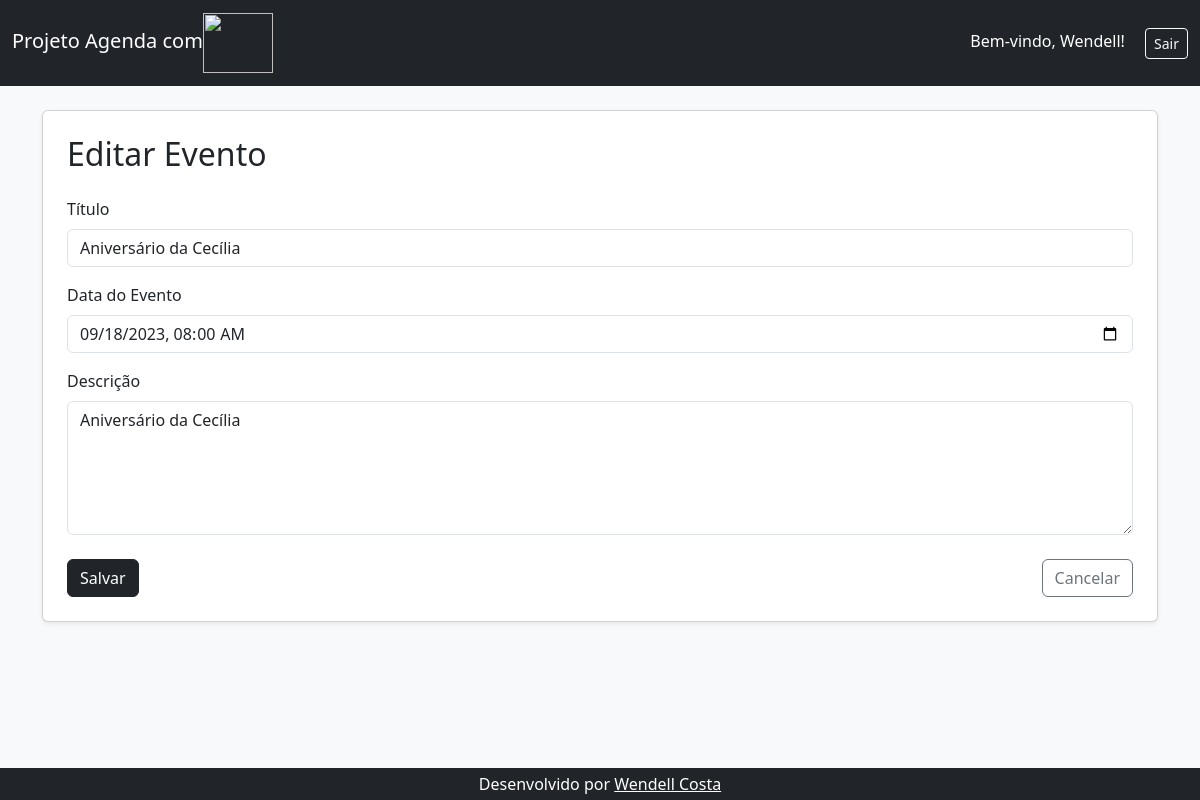
Before: /agenda/evento/?id=30 (signed in) with the older database file.
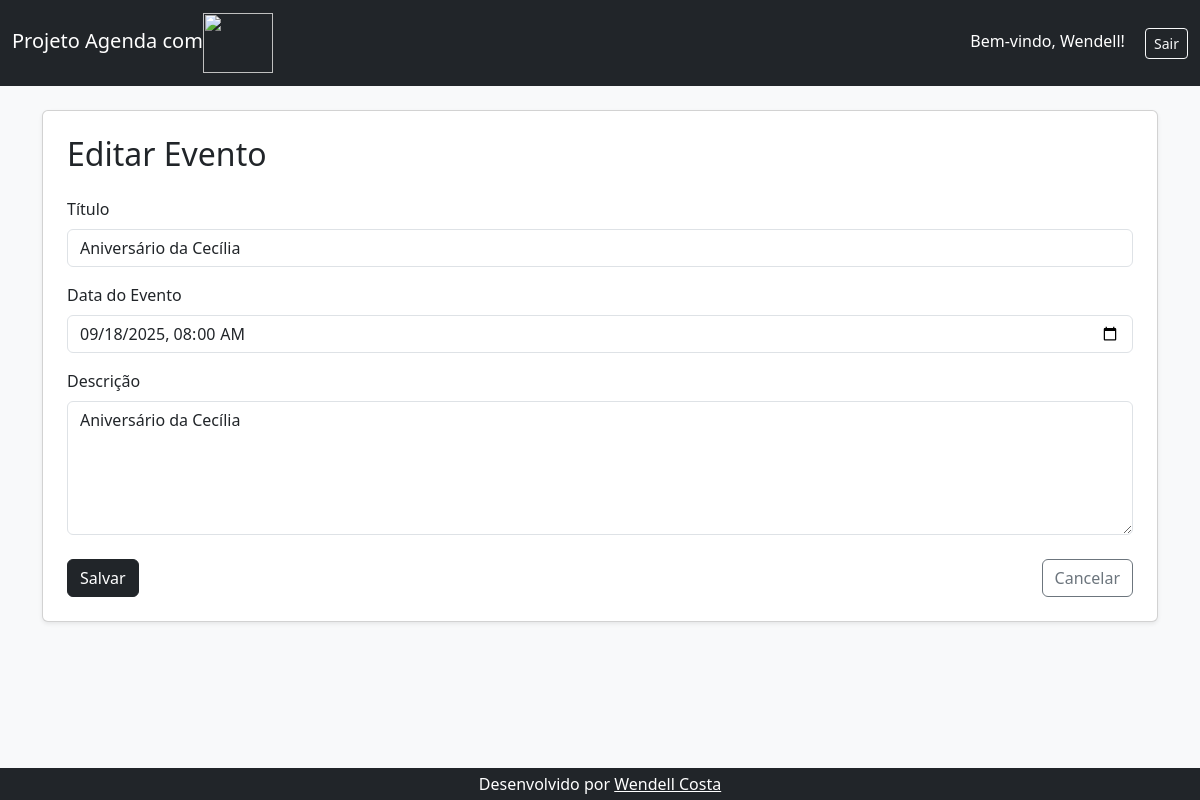
After: the same page with the newer database file.
### core/models.py (models this page shows, shortened)
class Evento(models.Model):
    titulo = models.CharField(max_length=100)
    descricao = models.TextField(blank=True, null=True) # A descrição pode ser nulo ou vazio
    data_evento = models.DateTimeField(verbose_name='Data do Evento') # A data do evento é obrigatória, o verbose_name é o nome que será exibido no formulário
    data_criacao = models.DateTimeField(auto_now=True, verbose_name='Data da Criação') # A data de criação do evento é automatica
    usuario = models.ForeignKey(User, on_delete=models.CASCADE) # Se o usuário dono do evento for excluido da aplicação, todos os eventos serão excluídos
    class Meta:
        db_table = 'evento' # Define o nome da tabela no banco de dados como 'evento' ao invés de 'core_evento' que é o padrão do Django
    def get_data_input_evento(self):
        return self.data_evento.strftime('%Y-%m-%dT%H:%M') # Retorna a data do evento formatada para o input do formulário

### core/views.py (the view)
# urls.py: path('agenda/evento/', views.evento),
@login_required(login_url='/login/')
def evento(request):
    id_evento = request.GET.get('id')
    dados = {}
    if id_evento:
        dados['evento'] = Evento.objects.get(id=id_evento)
    return render(request, 'evento.html', dados) # Renderiza a página evento.html

### agenda/templates/evento.html (shortened to what this page needs)
{% extends "model-page.html" %}
{% block content %}
<div class="card shadow-sm p-4 bg-white rounded">
    <h2 class="mb-4">{{ evento.id|yesno:"Editar Evento,Novo Evento" }}</h2>
    <form action="submit" method="post">
        <div class="mb-3">
            <label class="form-label">Título</label>
            <input type="text" name="titulo" class="form-control" placeholder="Nome do Evento" value="{{ evento.titulo }}" required>
        </div>
        <div class="mb-3">
            <label class="form-label">Data do Evento</label>
            <input type="datetime-local" name="data_evento" class="form-control" value="{{ evento.get_data_input_evento }}" required>
        </div>
        <div class="mb-4">
            <label class="form-label">Descrição</label>
            <textarea name="descricao" class="form-control" rows="5" placeholder="Descrição do Evento" required>{{ evento.descricao }}</textarea>
        </div>
        <div class="d-flex justify-content-between">
            <button type="submit" class="btn btn-dark">Salvar</button>
            <a href="/agenda/" class="btn btn-outline-secondary">Cancelar</a>
        </div>
    </form>
</div>
{% endblock %}

Changed rows visible on the page:
changed Evento "Editar Evento": data_evento "09/18/2023 08:00" → "09/18/2025 08:00"
